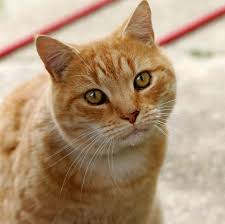
#> input picture OpenCV/Resource/Img/cat.jpg, 225 x 224 px, given in place of the camera
$ python test_v4l_filter_4.py
#> lines starting #> are read from the running program, lines starting #| are printed output that depends on the picture; after the words box and inside, x2 and y2 are one past the last pixel; in counts of white or black regions, pixels touching at a corner belong together
import cv2
import numpy as np


def put_title(image, title):
    """
    화면 왼쪽 위에 필터 이름을 표시하는 함수
    """
    cv2.putText(
        image,
        title,
        (20, 40),
        cv2.FONT_HERSHEY_SIMPLEX,
        1.0,
        (0, 255, 0),
        2,
        cv2.LINE_AA
    )
    return image


def main():
    # 0번 카메라를 V4L2 방식으로 열기
    # /dev/video0 과 거의 같은 의미입니다.
    cap = cv2.VideoCapture(0, cv2.CAP_V4L2)

    if not cap.isOpened():
        print("카메라를 열 수 없습니다.")
        print("v4l2-ctl --list-devices 명령으로 카메라 번호를 확인하세요.")
        return

    # 카메라 해상도 설정
    cap.set(cv2.CAP_PROP_FRAME_WIDTH, 640)
    cap.set(cv2.CAP_PROP_FRAME_HEIGHT, 480)

    while True:
        ret, frame = cap.read()
#> frame is the input picture: shape (224, 225, 3); mean B, G, R 120.9, 148.9, 175.9

        if not ret:
            print("카메라 프레임을 읽을 수 없습니다.")
            break

        # 원본 크기 줄이기
        frame = cv2.resize(frame, (320, 240))
#> frame: shape (240, 320, 3)

        # 1. Grayscale
        gray = cv2.cvtColor(frame, cv2.COLOR_BGR2GRAY)
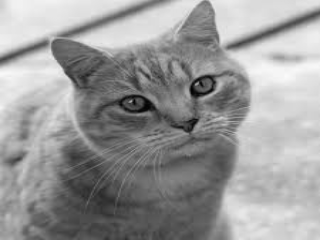
#> gray: shape (240, 320); min 3, max 251, mean 153.6
        gray_bgr = cv2.cvtColor(gray, cv2.COLOR_GRAY2BGR)
        gray_bgr = put_title(gray_bgr, "Grayscale")

        # 2. Thresholding
        _, threshold = cv2.threshold(gray, 127, 255, cv2.THRESH_BINARY)
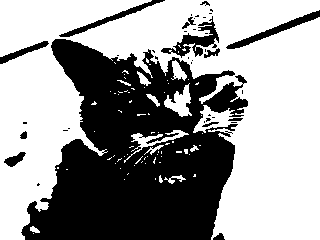
#> threshold: shape (240, 320); 60.1% white; 40 black regions (27 under 20 px), largest, box (x1, y1, x2, y2) and area: (21, 39, 248, 240) 27880, (161, 16, 219, 58) 744, (226, 10, 320, 49) 631
        threshold_bgr = cv2.cvtColor(threshold, cv2.COLOR_GRAY2BGR)
        threshold_bgr = put_title(threshold_bgr, "Thresholding")

        # 3. Blurring
        blur = cv2.GaussianBlur(frame, (15, 15), 0)
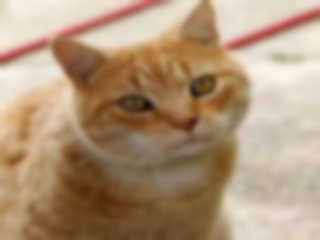
#> blur: shape (240, 320, 3); mean B, G, R 120.7, 148.7, 175.8
        blur = put_title(blur, "Blurring")

        # 4. Sharpening
        sharpen_kernel = np.array([
            [0, -1, 0],
            [-1, 5, -1],
            [0, -1, 0]
        ])

        sharpen = cv2.filter2D(frame, -1, sharpen_kernel)
        sharpen = put_title(sharpen, "Sharpening")
#> call 4 of put_title, with title = 'Sharpening'
#> in put_title (call 4), `cv2.putText( image, title, (20, 40), cv2.FONT_HERSHEY_SIMPLEX, 1.0, (0..`:
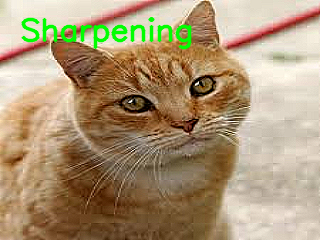
#> image: shape (240, 320, 3); mean B, G, R 117.7, 150.2, 171.6

        # 2x2 화면 만들기
        top_row = np.hstack((gray_bgr, threshold_bgr))
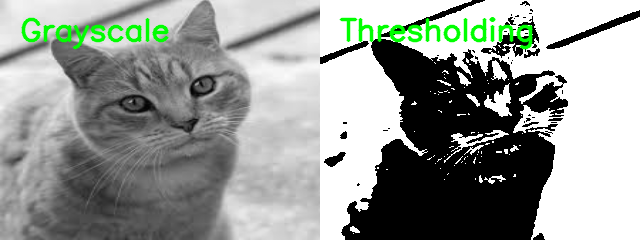
#> top_row: shape (240, 640, 3); mean B, G, R 149.4, 154.4, 149.4
        bottom_row = np.hstack((blur, sharpen))
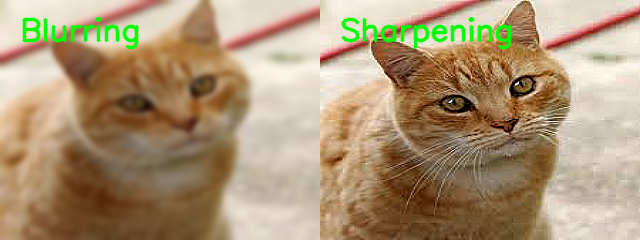
#> bottom_row: shape (240, 640, 3); mean B, G, R 118, 149.9, 172.1
        result = np.vstack((top_row, bottom_row))
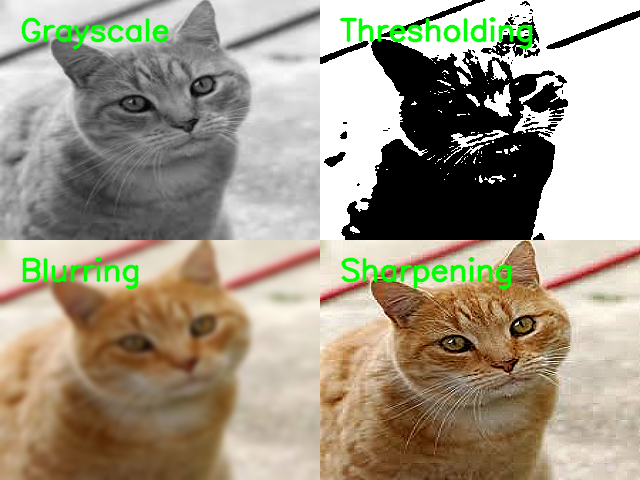
#> result: shape (480, 640, 3); mean B, G, R 133.7, 152.1, 160.8

        cv2.imshow("OpenCV V4L2 Filter Test", result)

        # q 또는 ESC를 누르면 종료
        key = cv2.waitKey(1) & 0xFF
#> (key q is pressed here)
        if key == ord('q') or key == 27:
            break

    cap.release()
    cv2.destroyAllWindows()


if __name__ == "__main__":
    main()
